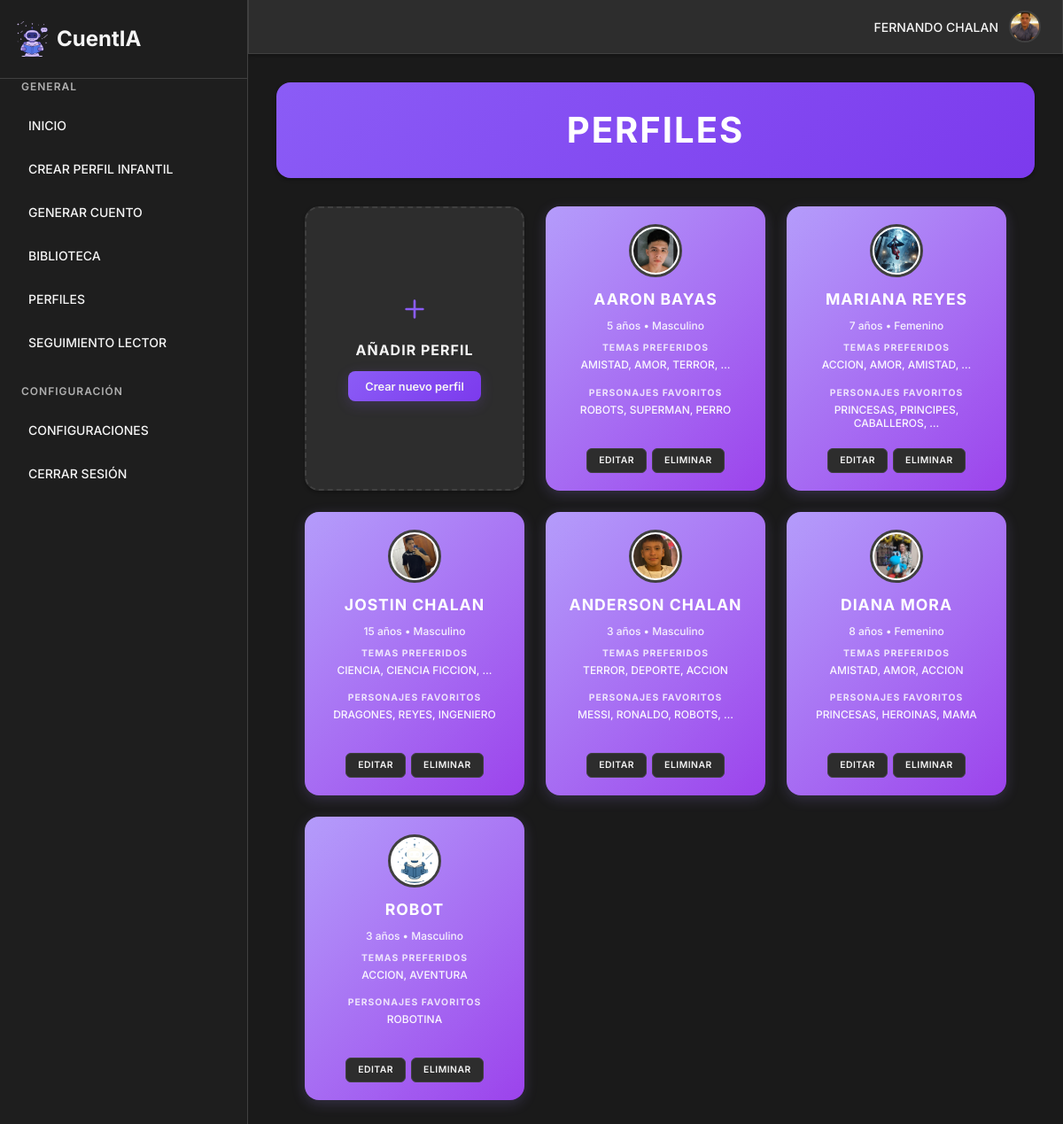
/user/perfil-list/ (signed in), run on the app's committed database.
### user/models.py (models this page shows, shortened)
class UserSettings(models.Model):
    LANGUAGE_CHOICES = [
        ('es', 'Español'),
        ('en', 'English'),
        ('de', 'Deutsch'),
        ('fr', 'Français'),
    ]
    user = models.OneToOneField(User, on_delete=models.CASCADE, related_name='settings')
    avatar = models.ImageField(upload_to='avatars/', null=True, blank=True)
    email_notifications = models.BooleanField(default=True)
    dark_mode = models.BooleanField(default=False)
    language = models.CharField(max_length=2, choices=LANGUAGE_CHOICES, default='es')
    created_at = models.DateTimeField(auto_now_add=True)
    updated_at = models.DateTimeField(auto_now=True)

class Perfil(models.Model):
    usuario = models.ForeignKey(User, on_delete=models.CASCADE, related_name='perfiles_infantiles')
    nombre = models.CharField(max_length=30)
    edad = models.PositiveSmallIntegerField()
    foto_perfil = models.ImageField(
        upload_to='perfiles_infantiles/',
        null=True,
        blank=True,
        verbose_name="Foto de perfil",
        help_text="Sube una foto para el perfil del niño/a"
    )
    GENEROS = [
        ('M', 'Masculino'),
        ('F', 'Femenino'),
        ('O', 'Otro'),
        ('N', 'No especificado'),
    ]
    genero = models.CharField(max_length=1, choices=GENEROS, default='N')
    temas_preferidos = models.TextField(
        blank=True,
        verbose_name="Temas de cuentos preferidos",
        help_text="Ejemplo: amistad, aventura, misterio"
    )
    personajes_favoritos = models.TextField(
        blank=True,
        verbose_name="Personajes preferidos",
        help_text="Ejemplo: robots, héroes, dragones"
    )

### user/views.py (the view)
# urls.py: path('perfil-list/', views.perfil_list, name='perfil_list'),
@login_required
def perfil_list(request):
    perfiles = Perfil.objects.filter(usuario=request.user)
    return render(request, 'user/perfil_list.html', {'perfiles': perfiles})

### user/templates/user/perfil_list.html (shortened to what this page needs)
{% extends 'base.html' %}
{% load static %}
{% block content %}
<div class="profiles-page">
    <div class="profiles-header">
        <h1>PERFILES</h1>
    </div>
    <div class="profiles-container">
        <div class="profiles-grid">
            <div class="add-profile-card">
                <div class="add-profile-content">
                    <div class="add-icon">
                        <svg width="32" height="32" viewBox="0 0 24 24" fill="none">
                            <path d="M12 5v14M5 12h14" stroke="currentColor" stroke-width="2" stroke-linecap="round"/>
                        </svg>
                    </div>
                    <h3>AÑADIR PERFIL</h3>
                    <button class="btn-add-profile" onclick="location.href='{% url 'user:create_perfil' %}'">
                        Crear nuevo perfil
                    </button>
                </div>
            </div>
            {% for perfil in perfiles %}
                <div class="profile-card" data-perfil-id="{{ perfil.pk }}">
                    <div class="profile-avatar">
                        {% if perfil.foto_perfil %}
                            <div class="avatar-circle avatar-photo">
                                <img src="{{ perfil.foto_perfil.url }}" alt="{{ perfil.nombre }}" class="profile-photo">
                            </div>
                        {% endif %}
                    </div>
                    <div class="profile-info">
                        <h3 class="profile-name">{{ perfil.nombre|upper }}</h3>
                        <p class="profile-age">{{ perfil.edad }} años • {{ perfil.get_genero_display }}</p>
                        <div class="profile-section">
                            <span class="section-label">TEMAS PREFERIDOS</span>
                            <div class="section-content">
                                {% if perfil.temas_preferidos %}
                                    {{ perfil.temas_preferidos|upper|truncatewords:3 }}
                                {% else %}
                                    AVENTURA, AMISTAD
                                {% endif %}
                            </div>
                        </div>
                        <div class="profile-section">
                            <span class="section-label">PERSONAJES FAVORITOS</span>
                            <div class="section-content">
                                {% if perfil.personajes_favoritos %}
                                    {{ perfil.personajes_favoritos|upper|truncatewords:3 }}
                                {% else %}
                                    HÉROES, ROBOTS
                                {% endif %}
                            </div>
                        </div>
                    </div>
                    <div class="profile-actions">
                        <button class="btn-action btn-edit" onclick="location.href='{% url 'user:editar_perfil' perfil.pk %}'">
                            EDITAR
                        </button>
                        <button type="button" class="btn-action btn-delete" onclick="event.preventDefault(); confirmarEliminacion({{ perfil.pk }}, '{{ perfil.nombre|escapejs }}');">
                            ELIMINAR
                        </button>
                    </div>
                </div>
            {% endfor %}
        </div>
    </div>
</div>
{% endblock %}

### templates/base.html (shortened to what this page needs)
{% load static %}
<!DOCTYPE html>
<html lang="es" {% if user.settings.dark_mode %}class="dark-mode"{% endif %}>
<head>
    <link rel="stylesheet" href="{% static 'css/user/styles_landing.css' %}">
    <link rel="stylesheet" href="{% static 'css/user/dashboard.css' %}">
</head>
<body>
    <div class="dashboard-container {% if request.resolver_match.url_name == 'dashboard' %}with-right-sidebar{% else %}without-right-sidebar{% endif %}">
        <div class="sidebar">
            <div class="logo">
                <img src="{% static 'images/robot4.png' %}" alt="CuentIA Logo">
                <h1>CuentIA</h1>
            </div>
            <div class="menu-section">
                <h2>GENERAL</h2>
                <nav>
                    <a href="{% url 'dashboard' %}" class="{% if request.path == '/dashboard/' %}active{% endif %}">INICIO</a>
                    <a href="{% url 'user:create_perfil' %}" class="{% if request.path == '/user/perfiles/crear/' %}active{% endif %}">CREAR PERFIL INFANTIL</a>
                    <a href="{% url 'stories:generar' %}" class="{% if request.path == '/stories/generar/' %}active{% endif %}">GENERAR CUENTO</a>
                    <a href="{% url 'library:library' %}" class="{% if request.path == '/library/' %}active{% endif %}">BIBLIOTECA</a>
                    <a href="{% url 'user:perfil_list' %}" class="{% if request.path == '/user/perfiles/' %}active{% endif %}">PERFILES</a>
                    <a href="{% url 'library:reading_tracker' %}" class="{% if request.path == '/library/reading-tracker/' %}active{% endif %}">SEGUIMIENTO LECTOR</a>
                </nav>
            </div>
            <div class="menu-section">
                <h2>CONFIGURACIÓN</h2>
                <nav>
                    <a href="{% url 'user:settings' %}" class="{% if request.path == '/user/settings/' %}active{% endif %}">CONFIGURACIONES</a>
                    <a href="{% url 'user:logout' %}">CERRAR SESIÓN</a>
                </nav>
            </div>
        </div>
        <div class="main-content">
            <div class="top-bar">
                <div class="user-profile">
                    <span>{{ request.user.username|upper }}</span>
                    <div class="avatar">
                        {% if user.settings.avatar %}
                            <img src="{{ user.settings.avatar.url }}" alt="Avatar">
                        {% else %}
                            <img src="{% static 'images/robot4.png' %}" alt="Avatar">
                        {% endif %}
                    </div>
                </div>
            </div>
            <div class="dashboard-content">
                {% block content %}{% endblock %}
            </div>
        </div>
    </div>
</body>
</html>

### static/css/user/styles_landing.css (style rules this page uses)
:root { --primary: #7e22ce; --primary-light: #a855f7; --primary-dark: #6b21a8; --secondary: #e9d5ff; --secondary-light: #f3e8ff; --secondary-dark: #d8b4fe; --text-dark: #1e293b; --text-light: #64748b; --white: #ffffff; --background: #f8fafc; --background-light: #f1f5f9; --background-purple: #f5f3ff; --error: #ef4444; --success: #22c55e; }
* { margin: 0; padding: 0; box-sizing: border-box; font-family: 'Inter', sans-serif; }
body { background-color: var(--background); color: var(--text-dark); font-size: 16px; line-height: 1.5; }
a { text-decoration: none; color: inherit; }
button, .button { cursor: pointer; border: none; border-radius: 0.5rem; font-weight: 500; transition: all 0.2s ease; }

### templates/base.html (style rules this page uses)
:root { --bg-primary: #f5f5f5; --bg-secondary: #ffffff; --bg-sidebar: #ffffff; --text-primary: #333333; --text-secondary: #666666; --border-color: #e5e7eb; --card-bg: #ffffff; --input-bg: #ffffff; --hover-bg: #f3f4f6; --highlight-color: #8b5cf6; --shadow: 0 2px 4px rgba(0, 0, 0, 0.1); --settings-content-bg: #ffffff; --settings-header-bg: #8b5cf6; }
html.dark-mode { --bg-primary: #1a1a1a; --bg-secondary: #2d2d2d; --bg-sidebar: #1e1e1e; --text-primary: #f5f5f5; --text-secondary: #b0b0b0; --border-color: #404040; --card-bg: #2d2d2d; --input-bg: #3a3a3a; --hover-bg: #3a3a3a; --highlight-color: #8b5cf6; --shadow: 0 2px 4px rgba(0, 0, 0, 0.3); --settings-content-bg: #2d3748; --settings-header-bg: #8b5cf6; }
body { background-color: var(--bg-primary) !important; color: var(--text-primary) !important; transition: all 0.3s ease; margin: 0; padding: 0; font-family: 'Inter', sans-serif; }
.dashboard-container { background-color: var(--bg-primary) !important; display: flex; min-height: 100vh; width: 100%; }
.main-content { background-color: var(--bg-primary) !important; flex: 1; display: flex; flex-direction: column; transition: all 0.3s ease; }
.dashboard-container.without-right-sidebar .main-content { width: calc(100% - 280px); }
.sidebar { background-color: var(--bg-sidebar) !important; border-right: 1px solid var(--border-color) !important; color: var(--text-primary) !important; width: 280px; flex-shrink: 0; position: sticky; top: 0; height: 100vh; overflow-y: auto; }
.sidebar .logo { color: var(--text-primary) !important; display: flex; align-items: center; padding: 1.5rem 1rem; gap: 0.5rem; }
.sidebar .logo img { width: 40px; height: 40px; }
.sidebar .logo h1 { color: var(--text-primary) !important; margin: 0; font-size: 1.5rem; }
.sidebar .menu-section { padding: 0 1rem; margin-bottom: 1.5rem; }
.sidebar .menu-section h2 { color: var(--text-secondary) !important; font-size: 0.75rem; margin-bottom: 0.75rem; padding-left: 0.5rem; }
.sidebar .menu-section nav { display: flex; flex-direction: column; gap: 0.25rem; }
.sidebar .menu-section nav a { color: var(--text-primary) !important; text-decoration: none; padding: 0.75rem 1rem; border-radius: 0.375rem; font-weight: 500; transition: all 0.3s ease; }
.top-bar { background-color: var(--bg-secondary) !important; border-bottom: 1px solid var(--border-color) !important; box-shadow: var(--shadow); padding: 0.75rem 1.5rem; display: flex; justify-content: space-between; align-items: center; position: sticky; top: 0; z-index: 10; }
.user-profile { display: flex; align-items: center; gap: 0.75rem; }
.user-profile span { color: var(--text-primary) !important; font-weight: 500; font-size: 0.875rem; }
.user-profile .avatar { width: 36px; height: 36px; border-radius: 50%; overflow: hidden; border: 2px solid var(--highlight-color); }
.user-profile .avatar img { width: 100%; height: 100%; object-fit: cover; }
.dashboard-content { background-color: var(--bg-primary) !important; flex: 1; padding: 2rem; overflow-y: auto; }
html.dark-mode * { border-color: var(--border-color) !important; }
html.dark-mode button:not(.save-button):not(.avatar-button):not(.save-avatar-button):not(.cancel-avatar-button) { background-color: var(--card-bg) !important; color: var(--text-primary) !important; border-color: var(--border-color) !important; }
* { transition: background-color 0.3s ease, color 0.3s ease, border-color 0.3s ease !important; }

### data on the page
Perfil: foto_perfil (picture), nombre "AARON BAYAS", edad "5", genero "Masculino", temas_preferidos "AMISTAD, AMOR, TERROR, …", personajes_favoritos "ROBOTS, SUPERMAN, PERRO"
Perfil: foto_perfil (picture), nombre "MARIANA REYES", edad "7", genero "Femenino", temas_preferidos "ACCION, AMOR, AMISTAD, …", personajes_favoritos "PRINCESAS, PRINCIPES, CABALLEROS, …"
Perfil: foto_perfil (picture), nombre "JOSTIN CHALAN", edad "15", genero "Masculino", temas_preferidos "CIENCIA, CIENCIA FICCION, …", personajes_favoritos "DRAGONES, REYES, INGENIERO"
Perfil: foto_perfil (picture), nombre "ANDERSON CHALAN", edad "3", genero "Masculino", temas_preferidos "TERROR, DEPORTE, ACCION", personajes_favoritos "MESSI, RONALDO, ROBOTS, …"
Perfil: foto_perfil (picture), nombre "DIANA MORA", edad "8", genero "Femenino", temas_preferidos "AMISTAD, AMOR, ACCION", personajes_favoritos "PRINCESAS, HEROINAS, MAMA"
Perfil: foto_perfil (picture), nombre "ROBOT", edad "3", genero "Masculino", temas_preferidos "ACCION, AVENTURA", personajes_favoritos "ROBOTINA"

### other printed values
{{ request.user.username|upper }} "FERNANDO CHALAN"
